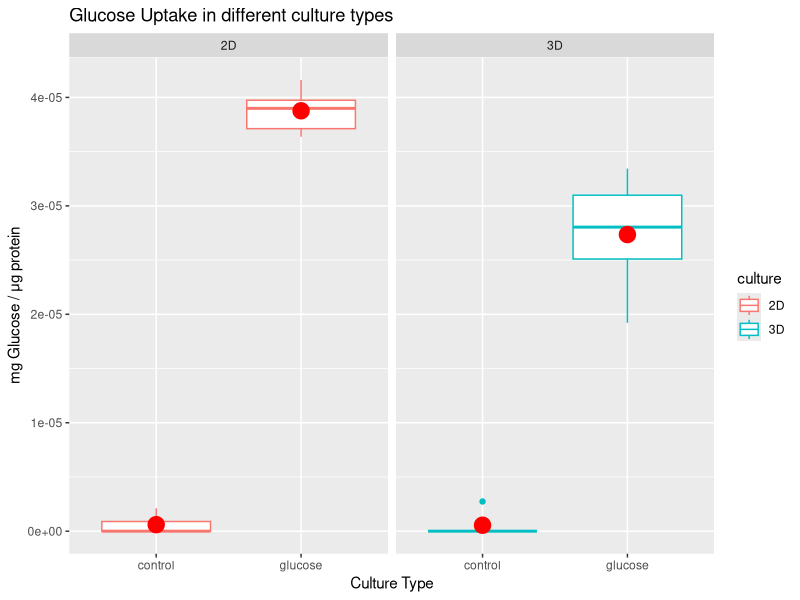

Source code (R): (Note: this script raises an error after producing the figure.)
library(readxl)
library(writexl)
library(ggplot2)
library(ggpubr)
library(dplyr)
uptake<-read_excel("glucose uptake.xlsx")
g<-ggplot(uptake, aes(y=uptake, color=culture))
p<-g+geom_boxplot(aes(type))+facet_grid(.~culture)+stat_summary(fun=mean, geom="point", shape=20, size=8, color="red", fill="red",aes(type))
p+ylab("mg Glucose / μg protein")+xlab("Culture Type")+ggtitle("Glucose Uptake in different culture types")
#Export means
mean_data<-uptake %>%
        group_by(culture, type) %>%
        summarise(mean = mean(uptake), n = n())
mean_data
write_xlsx(mean_data,"C:/Users/andre/OneDrive - unizar.es/Trabajos/Tercero/Cultivos/Esferoides Caco 3D/uptake_means.xlsx")                  
